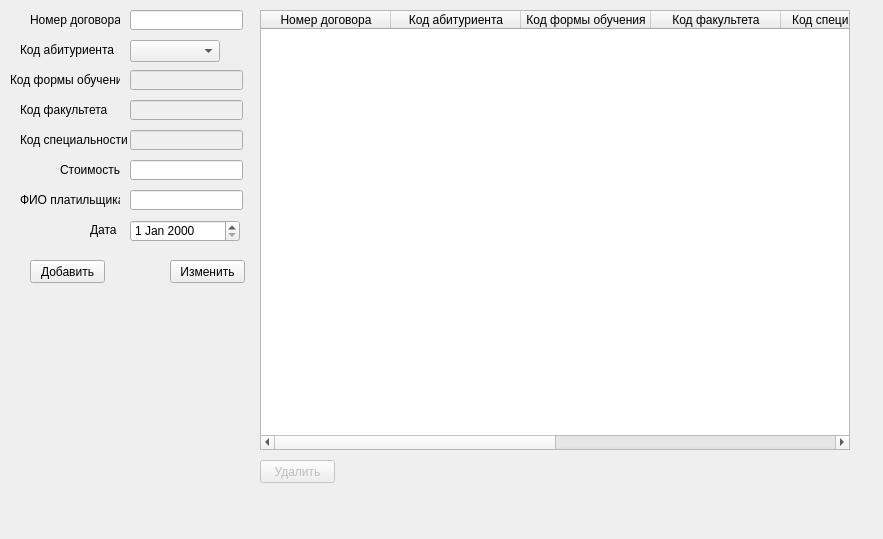
<?xml version="1.0" encoding="UTF-8"?>
<ui version="4.0">
 <class>Form</class>
 <widget class="QWidget" name="Form">
  <property name="geometry">
   <rect>
    <x>0</x>
    <y>0</y>
    <width>883</width>
    <height>539</height>
   </rect>
  </property>
  <property name="windowTitle">
   <string>Form</string>
  </property>
  <widget class="QTableWidget" name="table">
   <property name="enabled">
    <bool>true</bool>
   </property>
   <property name="geometry">
    <rect>
     <x>260</x>
     <y>10</y>
     <width>590</width>
     <height>440</height>
    </rect>
   </property>
   <property name="alternatingRowColors">
    <bool>true</bool>
   </property>
   <property name="selectionBehavior">
    <enum>QAbstractItemView::SelectRows</enum>
   </property>
   <property name="showGrid">
    <bool>false</bool>
   </property>
   <attribute name="horizontalHeaderDefaultSectionSize">
    <number>130</number>
   </attribute>
   <attribute name="verticalHeaderVisible">
    <bool>false</bool>
   </attribute>
   <column>
    <property name="text">
     <string>Номер договора</string>
    </property>
   </column>
   <column>
    <property name="text">
     <string>Код абитуриента</string>
    </property>
   </column>
   <column>
    <property name="text">
     <string>Код формы обучения</string>
    </property>
   </column>
   <column>
    <property name="text">
     <string>Код факультета</string>
    </property>
   </column>
   <column>
    <property name="text">
     <string>Код специальности</string>
    </property>
   </column>
   <column>
    <property name="text">
     <string>Стоимость</string>
    </property>
   </column>
   <column>
    <property name="text">
     <string>ФИО</string>
    </property>
   </column>
   <column>
    <property name="text">
     <string>Дата</string>
    </property>
   </column>
  </widget>
  <widget class="QLabel" name="label_34">
   <property name="enabled">
    <bool>true</bool>
   </property>
   <property name="geometry">
    <rect>
     <x>20</x>
     <y>100</y>
     <width>110</width>
     <height>20</height>
    </rect>
   </property>
   <property name="text">
    <string>Код факультета</string>
   </property>
  </widget>
  <widget class="QPushButton" name="Append">
   <property name="enabled">
    <bool>true</bool>
   </property>
   <property name="geometry">
    <rect>
     <x>30</x>
     <y>260</y>
     <width>75</width>
     <height>23</height>
    </rect>
   </property>
   <property name="text">
    <string>Добавить</string>
   </property>
  </widget>
  <widget class="QLabel" name="label_32">
   <property name="enabled">
    <bool>true</bool>
   </property>
   <property name="geometry">
    <rect>
     <x>30</x>
     <y>10</y>
     <width>90</width>
     <height>20</height>
    </rect>
   </property>
   <property name="text">
    <string>Номер договора</string>
   </property>
  </widget>
  <widget class="QLabel" name="label_35">
   <property name="enabled">
    <bool>true</bool>
   </property>
   <property name="geometry">
    <rect>
     <x>20</x>
     <y>130</y>
     <width>110</width>
     <height>20</height>
    </rect>
   </property>
   <property name="text">
    <string>Код специальности</string>
   </property>
  </widget>
  <widget class="QLineEdit" name="line">
   <property name="enabled">
    <bool>true</bool>
   </property>
   <property name="geometry">
    <rect>
     <x>130</x>
     <y>10</y>
     <width>113</width>
     <height>20</height>
    </rect>
   </property>
  </widget>
  <widget class="QLabel" name="label_33">
   <property name="enabled">
    <bool>true</bool>
   </property>
   <property name="geometry">
    <rect>
     <x>20</x>
     <y>40</y>
     <width>100</width>
     <height>20</height>
    </rect>
   </property>
   <property name="text">
    <string>Код абитуриента</string>
   </property>
  </widget>
  <widget class="QPushButton" name="Change">
   <property name="geometry">
    <rect>
     <x>170</x>
     <y>260</y>
     <width>75</width>
     <height>23</height>
    </rect>
   </property>
   <property name="text">
    <string>Изменить</string>
   </property>
  </widget>
  <widget class="QPushButton" name="DeleteButton">
   <property name="enabled">
    <bool>false</bool>
   </property>
   <property name="geometry">
    <rect>
     <x>260</x>
     <y>460</y>
     <width>75</width>
     <height>23</height>
    </rect>
   </property>
   <property name="text">
    <string>Удалить</string>
   </property>
  </widget>
  <widget class="QComboBox" name="combo1">
   <property name="geometry">
    <rect>
     <x>130</x>
     <y>40</y>
     <width>90</width>
     <height>22</height>
    </rect>
   </property>
  </widget>
  <widget class="QLineEdit" name="line4">
   <property name="enabled">
    <bool>false</bool>
   </property>
   <property name="geometry">
    <rect>
     <x>130</x>
     <y>130</y>
     <width>113</width>
     <height>20</height>
    </rect>
   </property>
  </widget>
  <widget class="QLineEdit" name="line5">
   <property name="geometry">
    <rect>
     <x>130</x>
     <y>160</y>
     <width>113</width>
     <height>20</height>
    </rect>
   </property>
  </widget>
  <widget class="QDateEdit" name="date">
   <property name="geometry">
    <rect>
     <x>130</x>
     <y>220</y>
     <width>110</width>
     <height>22</height>
    </rect>
   </property>
  </widget>
  <widget class="QLabel" name="label">
   <property name="geometry">
    <rect>
     <x>10</x>
     <y>70</y>
     <width>110</width>
     <height>20</height>
    </rect>
   </property>
   <property name="text">
    <string>Код формы обучения</string>
   </property>
  </widget>
  <widget class="QLineEdit" name="line2">
   <property name="enabled">
    <bool>false</bool>
   </property>
   <property name="geometry">
    <rect>
     <x>130</x>
     <y>70</y>
     <width>113</width>
     <height>20</height>
    </rect>
   </property>
  </widget>
  <widget class="QLineEdit" name="line3">
   <property name="enabled">
    <bool>false</bool>
   </property>
   <property name="geometry">
    <rect>
     <x>130</x>
     <y>100</y>
     <width>113</width>
     <height>20</height>
    </rect>
   </property>
  </widget>
  <widget class="QLabel" name="label_2">
   <property name="geometry">
    <rect>
     <x>60</x>
     <y>160</y>
     <width>60</width>
     <height>20</height>
    </rect>
   </property>
   <property name="text">
    <string>Стоимость</string>
   </property>
  </widget>
  <widget class="QLabel" name="label_3">
   <property name="geometry">
    <rect>
     <x>20</x>
     <y>190</y>
     <width>100</width>
     <height>20</height>
    </rect>
   </property>
   <property name="text">
    <string>ФИО платильщика</string>
   </property>
  </widget>
  <widget class="QLineEdit" name="line6">
   <property name="geometry">
    <rect>
     <x>130</x>
     <y>190</y>
     <width>113</width>
     <height>20</height>
    </rect>
   </property>
  </widget>
  <widget class="QLabel" name="label_4">
   <property name="geometry">
    <rect>
     <x>90</x>
     <y>220</y>
     <width>30</width>
     <height>20</height>
    </rect>
   </property>
   <property name="text">
    <string>Дата</string>
   </property>
  </widget>
 </widget>
 <tabstops>
  <tabstop>line</tabstop>
  <tabstop>Append</tabstop>
  <tabstop>table</tabstop>
 </tabstops>
 <resources/>
 <connections/>
</ui>
